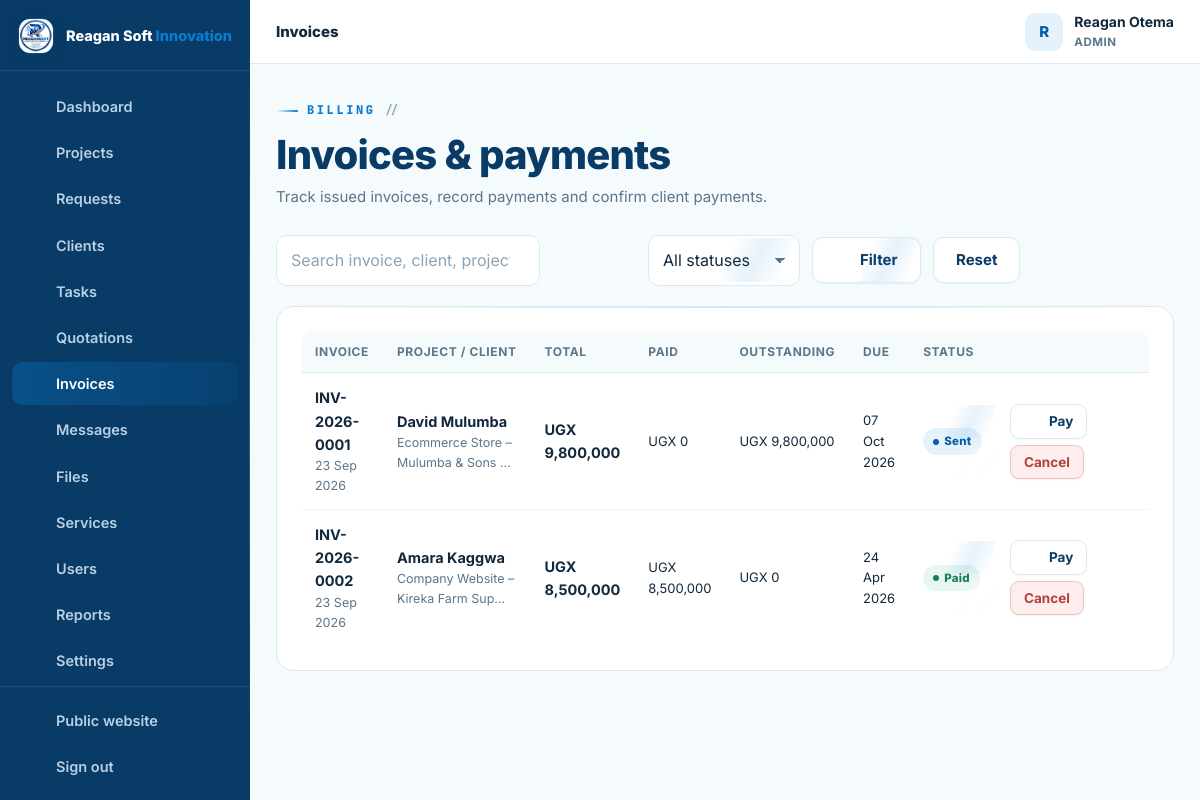
The app's page /admin/invoices.php (signed in) with its own data.
### tables this page shows
CREATE TABLE IF NOT EXISTS users (
  id INT UNSIGNED AUTO_INCREMENT PRIMARY KEY,
  full_name VARCHAR(150) NOT NULL,
  email VARCHAR(190) NOT NULL UNIQUE,
  phone VARCHAR(40) NULL,
  password_hash VARCHAR(255) NOT NULL,
  role ENUM('admin','staff','client') NOT NULL DEFAULT 'client',
  company VARCHAR(190) NULL,
  address VARCHAR(255) NULL,
  avatar VARCHAR(255) NULL,
   
   
   
   
   
   
  payer_type ENUM('business','individual') NOT NULL DEFAULT 'business',
  tax_id VARCHAR(60) NULL,
  national_id VARCHAR(60) NULL,
  country VARCHAR(80) NOT NULL DEFAULT 'Uganda',
  city VARCHAR(90) NULL,
  billing_terms_at DATETIME NULL,
  active TINYINT(1) NOT NULL DEFAULT 1,
  failed_logins INT UNSIGNED NOT NULL DEFAULT 0,
  locked_until DATETIME NULL,
  last_login_at DATETIME NULL,
  created_at TIMESTAMP DEFAULT CURRENT_TIMESTAMP,
  updated_at TIMESTAMP DEFAULT CURRENT_TIMESTAMP ON UPDATE CURRENT_TIMESTAMP,
  INDEX idx_users_role (role),
  INDEX idx_users_active (active)
);

CREATE TABLE IF NOT EXISTS invoices (
  id INT UNSIGNED AUTO_INCREMENT PRIMARY KEY,
  invoice_no VARCHAR(30) NOT NULL UNIQUE,
  project_id INT UNSIGNED NOT NULL,
  client_id INT UNSIGNED NOT NULL,
  quotation_id INT UNSIGNED NULL,
  due_date DATE NULL,
  subtotal DECIMAL(14,2) NOT NULL DEFAULT 0,
  discount DECIMAL(14,2) NOT NULL DEFAULT 0,
  tax_percent DECIMAL(5,2) NOT NULL DEFAULT 0,
  total DECIMAL(14,2) NOT NULL DEFAULT 0,
  amount_paid DECIMAL(14,2) NOT NULL DEFAULT 0,
  status ENUM('draft','sent','partially_paid','paid','overdue','cancelled') NOT NULL DEFAULT 'draft',
  is_deposit TINYINT(1) NOT NULL DEFAULT 0,
  notes TEXT NULL,
  created_at TIMESTAMP DEFAULT CURRENT_TIMESTAMP,
  updated_at TIMESTAMP DEFAULT CURRENT_TIMESTAMP ON UPDATE CURRENT_TIMESTAMP,
  FOREIGN KEY (project_id) REFERENCES projects(id) ON DELETE CASCADE,
  FOREIGN KEY (client_id) REFERENCES users(id) ON DELETE CASCADE,
  FOREIGN KEY (quotation_id) REFERENCES quotations(id) ON DELETE SET NULL,
  INDEX idx_invoices_project (project_id),
  INDEX idx_invoices_client (client_id),
  INDEX idx_invoices_status (status)
);

CREATE TABLE IF NOT EXISTS projects (
  id INT UNSIGNED AUTO_INCREMENT PRIMARY KEY,
  ref_no VARCHAR(30) NOT NULL UNIQUE,                
  client_id INT UNSIGNED NOT NULL,
  service_id INT UNSIGNED NULL,
  assigned_to INT UNSIGNED NULL,                     
  title VARCHAR(190) NOT NULL,
  description TEXT NOT NULL,
  requirements TEXT NULL,
   
   
  website_url  VARCHAR(255) NULL,                    
  deliverables VARCHAR(190) NULL,                    
  cover_art    VARCHAR(40)  NULL,                    
  budget DECIMAL(14,2) NULL,
  priority ENUM('low','normal','high','urgent') NOT NULL DEFAULT 'normal',
  status ENUM('NEW','REVIEWING','QUOTATION','APPROVED','IN_PROGRESS','WAITING_FOR_CLIENT','TESTING','COMPLETED','CANCELLED') NOT NULL DEFAULT 'NEW',
  progress TINYINT UNSIGNED NOT NULL DEFAULT 0,
  deadline DATE NULL,
  started_at DATETIME NULL,
  completed_at DATETIME NULL,
  submitted_at TIMESTAMP DEFAULT CURRENT_TIMESTAMP,
  updated_at TIMESTAMP DEFAULT CURRENT_TIMESTAMP ON UPDATE CURRENT_TIMESTAMP,
  FOREIGN KEY (client_id) REFERENCES users(id) ON DELETE CASCADE,
  FOREIGN KEY (service_id) REFERENCES services(id) ON DELETE SET NULL,
  FOREIGN KEY (assigned_to) REFERENCES users(id) ON DELETE SET NULL,
  INDEX idx_projects_client (client_id),
  INDEX idx_projects_status (status),
  INDEX idx_projects_assigned (assigned_to),
  INDEX idx_projects_service (service_id)
);

### config/config.php (called while the page is built, shortened)
<?php
function db(): PDO {
    static $pdo = null;
    if ($pdo === null) {
        try {
            $pdo = new PDO(
                'mysql:host=' . DB_HOST . ';dbname=' . DB_NAME . ';charset=utf8mb4',
                DB_USER,
                DB_PASS,
                [
                    PDO::ATTR_ERRMODE            => PDO::ERRMODE_EXCEPTION,
                    PDO::ATTR_DEFAULT_FETCH_MODE => PDO::FETCH_ASSOC,
                    PDO::ATTR_EMULATE_PREPARES   => false,
                    PDO::ATTR_STRINGIFY_FETCHES  => false,
                    PDO::ATTR_TIMEOUT            => 5,
                    PDO::MYSQL_ATTR_INIT_COMMAND => "SET time_zone = '+03:00', NAMES utf8mb4 COLLATE utf8mb4_unicode_ci",
                ]
            );
        } catch (PDOException $e) {
            db_connection_failed($e);
        }
    }
    return $pdo;
}
function e(mixed $value): string {
    return htmlspecialchars((string)($value ?? ''), ENT_QUOTES, 'UTF-8');
}
function flash(string $key, ?string $value = null): ?string {
    $msg = $_SESSION['flash'][$key] ?? null;
    return $msg;
}
function app_url(string $path = ''): string {
    return APP_URL . ($path === '' ? '' : '/' . ltrim($path, '/'));
}
function current_user(): ?array {
    static $user = false;
    if ($user === false) {
        if (empty($_SESSION['user_id'])) {
            $user = null;
        } else {
            $st = db()->prepare('SELECT * FROM users WHERE id = ? AND active = 1 LIMIT 1');
            $st->execute([(int)$_SESSION['user_id']]);
            $user = $st->fetch() ?: null;
        }
    }
    return $user;
}
function is_logged_in(): bool {
    return current_user() !== null;
}
function user_role(): ?string {
    $u = current_user();
    return $u['role'] ?? null;
}
function require_login(): void {
    if (!is_logged_in()) {
        $_SESSION['intended'] = $_SERVER['REQUEST_URI'] ?? '';
        flash('error', 'Please sign in to continue.');
        redirect(app_url('login.php'));
    }
}
function require_staff(): void {
    require_login();
}
require_once __DIR__ . '/../inc/functions.php';

### admin/invoices.php (the view, shortened to what this page needs)
<?php
require __DIR__ . '/../config/config.php';
require_staff();
$pdo = db();
$st = $_GET['status'] ?? '';
$q  = trim($_GET['q'] ?? '');
$page = max(1, (int)($_GET['page'] ?? 1));
$perPage = 15;
$where = ['1=1'];
$params = [];
$whereSql = implode(' AND ', $where);
$count = $pdo->prepare("SELECT COUNT(*) c FROM invoices i JOIN projects p ON p.id = i.project_id JOIN users u ON u.id = i.client_id WHERE $whereSql");
$count->execute($params);
$pg = paginate((int)$count->fetch()['c'], $perPage, $page);
$sql = "SELECT i.*, u.full_name AS client_name, u.company, p.title AS project_title, p.ref_no AS project_ref, p.id AS project_id
        FROM invoices i
        JOIN projects p ON p.id = i.project_id
        JOIN users u ON u.id = i.client_id
        WHERE $whereSql
        ORDER BY i.created_at DESC
        LIMIT $perPage OFFSET {$pg['offset']}";
$stm = $pdo->prepare($sql); $stm->execute($params);
$invoices = $stm->fetchAll();
$currency = settings('currency');
dashboard_head(['title' => 'Invoices', 'active' => 'invoices', 'crumb' => 'Invoices']);
?>
<div class="dash-head">
  <div>
    <span class="eyebrow">Billing</span>
    <h2>Invoices &amp; payments</h2>
    <p class="sub">Track issued invoices, record payments and confirm client payments.</p>
  </div>
</div>
<form class="toolbar" method="get" action="invoices.php">
  <div class="field" style="margin:0;flex-grow:1;max-width:360px">
    <input class="input" id="q" name="q" type="search" placeholder="Search invoice, client, project…" value="<?= e($q) ?>">
  </div>
  <div class="field" style="margin:0"><label class="visually-hidden" for="status">Status</label>
    <select class="select" id="status" name="status">
      <option value="">All statuses</option>
    </select>
  </div>
  <button class="btn btn-ghost" type="submit"><?= icon('search') ?> Filter</button>
  <a class="btn btn-ghost" href="invoices.php">Reset</a>
</form>
<section class="panel">
  <?php if ($invoices): ?>
    <div class="table-wrap">
      <table class="table">
        <thead><tr><th>Invoice</th><th>Project / Client</th><th>Total</th><th>Paid</th><th>Outstanding</th><th>Due</th><th>Status</th><th></th></tr></thead>
        <tbody>
          <?php foreach ($invoices as $i): $outstanding = (float)$i['total'] - (float)$i['amount_paid']; ?>
            <tr>
              <td><a class="row-title" href="<?= app_url('admin/project.php?id=' . (int)$i['project_id'] . '&tab=invoice') ?>"><?= e($i['invoice_no']) ?></a><div class="row-sub"><?= fmt_date($i['created_at']) ?></div></td>
              <td><span class="row-title"><?= e($i['client_name']) ?></span><div class="row-sub"><?= e(truncate($i['project_title'], 34)) ?></div></td>
              <td><b><?= money($i['total'], $currency) ?></b></td>
              <td class="small"><?= money($i['amount_paid'], $currency) ?></td>
              <td class="small"><?= money($outstanding, $currency) ?></td>
              <td class="small"><?= $i['due_date'] ? fmt_date($i['due_date']) : '—' ?></td>
              <td><?= status_badge($i['status']) ?></td>
              <td style="min-width:170px">
                <div style="display:flex;gap:6px;flex-wrap:wrap">
                  <button class="btn btn-ghost btn-sm" type="button" data-modal-open="pay-modal-<?= (int)$i['id'] ?>"><?= icon('money') ?> Pay</button>
                  <?php if ($i['status'] !== 'cancelled'): ?>
                    <form method="post" data-confirm="Cancel this invoice?">
                      <button class="btn btn-danger btn-sm" type="submit">Cancel</button>
                    </form>
                  <?php endif; ?>
                </div>
              </td>
            </tr>
          <?php endforeach; ?>
        </tbody>
      </table>
    </div>
  <?php else: ?>
    <div class="empty"><?= icon('money') ?><h4>No invoices found</h4><p><?= ($q || $st) ? 'No invoices match your filters.' : 'Create invoices from inside a project to get started.' ?></p></div>
  <?php endif; ?>
</section>
<?php dashboard_footer(); ?>

### inc/layout.php (shortened to what this page needs)
<?php
function dashboard_nav_items(): array {
    $role = user_role();
    $client = [
        ['dashboard', 'Dashboard', app_url('client/index.php'), 'dashboard'],
        ['projects', 'My Projects', app_url('client/projects.php'), 'folder'],
        ['request', 'New Request', app_url('client/request.php'), 'plus'],
        ['messages', 'Messages', app_url('client/messages.php'), 'chat'],
        ['files', 'Files', app_url('client/files.php'), 'file'],
        ['notifications', 'Notifications', app_url('client/notifications.php'), 'bell'],
        ['billing', 'Payment Details', app_url('client/billing.php'), 'receipt'],
        ['profile', 'Profile', app_url('client/profile.php'), 'user'],
    ];
    $staff = [
        ['dashboard', 'Dashboard', app_url('admin/index.php'), 'dashboard'],
        ['projects', 'Projects', app_url('admin/projects.php'), 'folder'],
        ['requests', 'Requests', app_url('admin/requests.php'), 'inbox'],
        ['clients', 'Clients', app_url('admin/clients.php'), 'users'],
        ['tasks', 'Tasks', app_url('admin/tasks.php'), 'list'],
        ['quotations', 'Quotations', app_url('admin/quotations.php'), 'doc'],
        ['invoices', 'Invoices', app_url('admin/invoices.php'), 'money'],
        ['messages', 'Messages', app_url('admin/messages.php'), 'chat'],
        ['files', 'Files', app_url('admin/files.php'), 'file'],
    ];
    if ($role === 'admin') {
        $staff = array_merge($staff, [
            ['services', 'Services', app_url('admin/services.php'), 'globe'],
            ['users', 'Users', app_url('admin/users.php'), 'users'],
            ['reports', 'Reports', app_url('admin/reports.php'), 'chart'],
            ['settings', 'Settings', app_url('admin/settings.php'), 'settings'],
            ['audit', 'Audit Logs', app_url('admin/audit.php'), 'search'],
        ]);
    }
    return $role === 'client' ? $client : $staff;
}
function dashboard_head(array $page = []): void {
    $user = current_user();
    $role = user_role();
    $items = dashboard_nav_items();
    $active = $page['active'] ?? '';
    $loginUrl = $role === 'client' ? app_url('client/index.php') : app_url('admin/index.php');
    ?>
<!doctype html>
<html lang="en">
<head>
<link rel="stylesheet" href="<?= app_url('assets/css/style.css') ?>">
<link rel="stylesheet" href="<?= app_url('assets/css/tech.css') ?>">
</head>
<body class="dash-body">
<div class="dash-layout">
  <aside class="sidebar" id="sidebar" aria-label="Portal navigation">
    <div class="sidebar-brand">
      <a class="brand" href="<?= $loginUrl ?>">
        <img src="<?= app_url('assets/img/reagansoftinnovation-logo.jpeg') ?>" alt="" width="38" height="38">
        <span class="brand-text">Reagan Soft <b>Innovation</b></span>
      </a>
    </div>
    <nav class="side-nav">
      <?php foreach ($items as $it): ?>
        <a href="<?= e($it[2]) ?>" class="<?= $active === $it[0] ? 'active' : '' ?>">
          <?= icon($it[3]) ?><span><?= e($it[1]) ?></span>
        </a>
      <?php endforeach; ?>
    </nav>
    <div class="side-bottom">
      <a href="<?= app_url($role !== 'client' ? 'index.php' : 'index.php') ?>"><?= icon('globe') ?><span>Public website</span></a>
      <a href="<?= app_url('logout.php') ?>"><?= icon('logout') ?><span>Sign out</span></a>
    </div>
  </aside>
  <div class="dash-shell">
    <header class="dash-topbar">
      <div class="dash-topbar-title">
        <span class="dash-crumb"><?= e($page['crumb'] ?? 'Portal') ?></span>
      </div>
      <div class="dash-topbar-right">
        <div class="user-chip">
          <span class="user-avatar"><?= e(mb_strtoupper(mb_substr($user['full_name'] ?? '?', 0, 1))) ?></span>
          <div class="user-meta">
            <strong><?= e($user['full_name'] ?? '') ?></strong>
            <small><?= e(mb_strtoupper($role)) ?></small>
          </div>
        </div>
      </div>
    </header>
    <main class="dash-main" id="main">
<?php
}
function dashboard_footer(): void {
    ?>
    </main>
  </div>
</div>
</body>
</html>
<?php
}

### inc/functions.php (shortened to what this page needs)
<?php
function settings(?string $key = null, ?string $default = ''): string {
    static $cache = null;
    if ($cache === null) {
        $cache = ['company_name' => APP_NAME, 'company_phone' => '+256730314979', 'currency' => 'UGX'];
        try {
            $rows = db()->query('SELECT setting_key, setting_value FROM settings')->fetchAll();
            foreach ($rows as $r) {
                $cache[$r['setting_key']] = (string)$r['setting_value'];
            }
        } catch (Throwable $e) {
            log_error('settings() fallback: ' . $e->getMessage());
        }
    }
    return $cache[$key] ?? $default;
}
function money(mixed $amount, string $currency = 'UGX'): string {
    $amount = (float)$amount;
    if ($currency !== '') {
        return $currency . ' ' . number_format($amount, 0);
    }
    return number_format($amount, 0);
}
function fmt_date(?string $date, string $format = 'd M Y'): string {
    $ts = strtotime($date);
    return $ts ? date($format, $ts) : '—';
}
function truncate(string $text, int $length = 90): string {
    return mb_strimwidth($text, 0, $length, '…');
}
function status_badge(string $status): string {
    $class = [
        'NEW' => 'blue', 'REVIEWING' => 'sky', 'QUOTATION' => 'violet',
        'APPROVED' => 'cyan', 'IN_PROGRESS' => 'blue', 'WAITING_FOR_CLIENT' => 'amber',
        'TESTING' => 'violet', 'COMPLETED' => 'green', 'CANCELLED' => 'red',
        'TODO' => 'gray', 'REVIEW' => 'violet',
        'draft' => 'gray', 'sent' => 'blue', 'accepted' => 'green', 'rejected' => 'red', 'expired' => 'amber', 'cancelled' => 'red',
        'paid' => 'green', 'partially_paid' => 'amber', 'overdue' => 'red',
        'active' => 'green', 'inactive' => 'red',
        'read' => 'gray', 'unread' => 'blue',
    ];
    $label = ucwords(str_replace('_', ' ', strtolower((string)$status)));
    return '<span class="badge ' . ($class[$status] ?? 'gray') . '">' . e($label) . '</span>';
}
function paginate(int $total, int $perPage, int $page): array {
    $totalPages = max(1, (int)ceil($total / max(1, $perPage)));
    $page = max(1, min($totalPages, $page));
    $offset = ($page - 1) * $perPage;
    return ['totalPages' => $totalPages, 'page' => $page, 'offset' => $offset];
}
function icon(string $name, string $class = ''): string {
    $path = $paths[$name] ?? $paths['code-s'];
    $cls = $class !== '' ? ' class="' . e($class) . '"' : '';
    return '<svg' . $cls . ' viewBox="0 0 24 24" fill="none" stroke="currentColor" stroke-width="1.8" stroke-linecap="round" stroke-linejoin="round" aria-hidden="true">' . $path . '</svg>';
}
require_once __DIR__ . '/layout.php';

### records on screen
users: full_name "R", full_name "Reagan Otema", role "ADMIN"
invoices: invoice_no "INV-2026-0001", created_at "23 Sep 2026", client.full_name "David Mulumba", project.title "Ecommerce Store – Mulumba & Sons …", total "UGX 9,800,000", amount_paid "UGX 0", money($outstanding, $currency) "UGX 9,800,000", due_date "07 Oct 2026", status "Sent"
invoices: invoice_no "INV-2026-0002", created_at "23 Sep 2026", client.full_name "Amara Kaggwa", project.title "Company Website – Kireka Farm Sup…", total "UGX 8,500,000", amount_paid "UGX 8,500,000", money($outstanding, $currency) "UGX 0", due_date "24 Apr 2026", status "Paid"

### other values on screen
$it[1] "Dashboard"
$it[1] "Projects"
$it[1] "Requests"
$it[1] "Clients"
$it[1] "Tasks"
$it[1] "Quotations"
$it[1] "Invoices"
$it[1] "Messages"
$it[1] "Files"
$it[1] "Services"
$it[1] "Users"
$it[1] "Reports"
$it[1] "Settings"
$page['crumb'] "Invoices"
